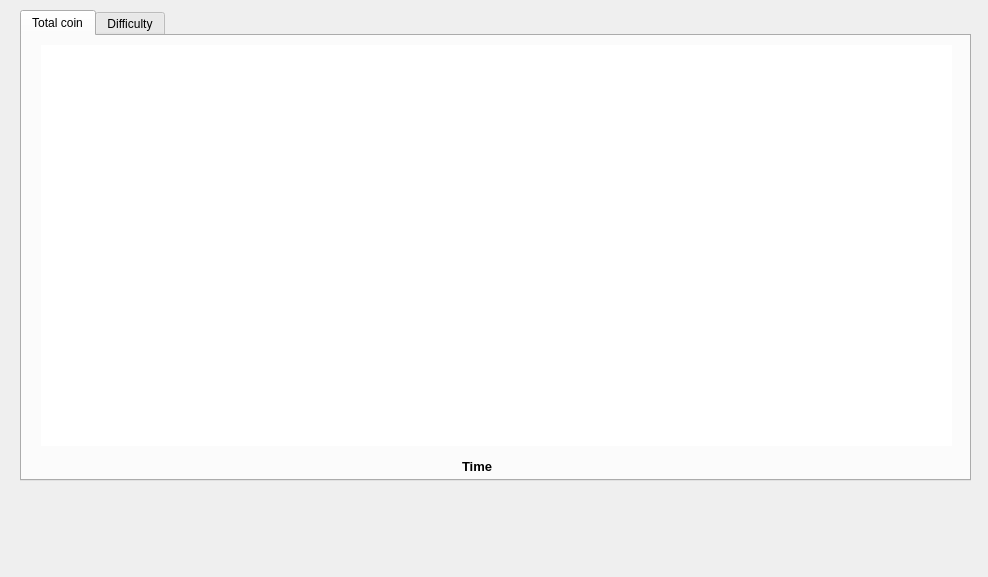
<?xml version="1.0" encoding="UTF-8"?>
<ui version="4.0">
 <class>ChartPage</class>
 <widget class="QWidget" name="ChartPage">
  <property name="geometry">
   <rect>
    <x>0</x>
    <y>0</y>
    <width>988</width>
    <height>577</height>
   </rect>
  </property>
  <property name="windowTitle">
   <string>Form</string>
  </property>
  <widget class="QTabWidget" name="tabWidget">
   <property name="geometry">
    <rect>
     <x>20</x>
     <y>10</y>
     <width>951</width>
     <height>471</height>
    </rect>
   </property>
   <property name="currentIndex">
    <number>0</number>
   </property>
   <widget class="QWidget" name="tab">
    <attribute name="title">
     <string>Total coin</string>
    </attribute>
    <widget class="QFrame" name="horizontalFrame">
     <property name="geometry">
      <rect>
       <x>10</x>
       <y>0</y>
       <width>921</width>
       <height>421</height>
      </rect>
     </property>
     <widget class="QGraphicsView" name="graphicsView">
      <property name="geometry">
       <rect>
        <x>9</x>
        <y>9</y>
        <width>911</width>
        <height>401</height>
       </rect>
      </property>
      <property name="sizePolicy">
       <sizepolicy hsizetype="Preferred" vsizetype="Preferred">
        <horstretch>0</horstretch>
        <verstretch>0</verstretch>
       </sizepolicy>
      </property>
      <property name="frameShape">
       <enum>QFrame::NoFrame</enum>
      </property>
      <property name="backgroundBrush">
       <brush brushstyle="SolidPattern">
        <color alpha="255">
         <red>167</red>
         <green>189</green>
         <blue>198</blue>
        </color>
       </brush>
      </property>
      <property name="renderHints">
       <set>QPainter::Antialiasing|QPainter::HighQualityAntialiasing|QPainter::SmoothPixmapTransform|QPainter::TextAntialiasing</set>
      </property>
     </widget>
    </widget>
    <widget class="QLabel" name="label_10">
     <property name="geometry">
      <rect>
       <x>440</x>
       <y>420</y>
       <width>51</width>
       <height>20</height>
      </rect>
     </property>
     <property name="font">
      <font>
       <pointsize>10</pointsize>
       <weight>75</weight>
       <bold>true</bold>
      </font>
     </property>
     <property name="text">
      <string>Time</string>
     </property>
    </widget>
    <zorder>horizontalFrame</zorder>
    <zorder>label_10</zorder>
    <zorder>verticalSpacer</zorder>
   </widget>
   <widget class="QWidget" name="tab_2">
    <attribute name="title">
     <string>Difficulty</string>
    </attribute>
   </widget>
  </widget>
  <zorder>tabWidget</zorder>
  <zorder>verticalSpacer</zorder>
 </widget>
 <resources/>
 <connections/>
</ui>
